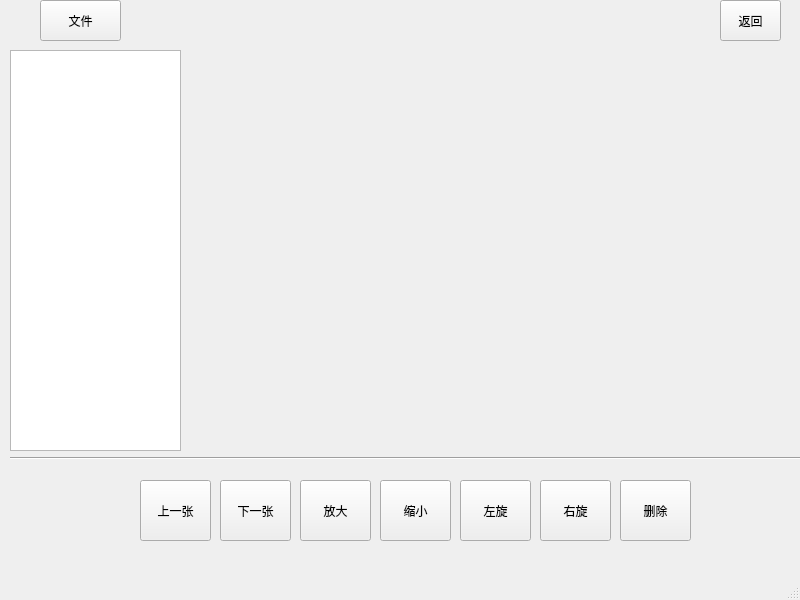
<?xml version="1.0" encoding="UTF-8"?>
<ui version="4.0">
 <class>ImgShowWindow</class>
 <widget class="QMainWindow" name="ImgShowWindow">
  <property name="geometry">
   <rect>
    <x>0</x>
    <y>0</y>
    <width>800</width>
    <height>600</height>
   </rect>
  </property>
  <property name="windowTitle">
   <string>MainWindow</string>
  </property>
  <widget class="QWidget" name="centralwidget">
   <widget class="QPushButton" name="btn_pre">
    <property name="geometry">
     <rect>
      <x>140</x>
      <y>480</y>
      <width>71</width>
      <height>61</height>
     </rect>
    </property>
    <property name="text">
     <string>上一张</string>
    </property>
   </widget>
   <widget class="QPushButton" name="btn_right">
    <property name="geometry">
     <rect>
      <x>540</x>
      <y>480</y>
      <width>71</width>
      <height>61</height>
     </rect>
    </property>
    <property name="text">
     <string>右旋</string>
    </property>
   </widget>
   <widget class="QListWidget" name="list_file">
    <property name="geometry">
     <rect>
      <x>10</x>
      <y>50</y>
      <width>171</width>
      <height>401</height>
     </rect>
    </property>
    <property name="styleSheet">
     <string notr="true"/>
    </property>
   </widget>
   <widget class="QToolButton" name="btn_file">
    <property name="geometry">
     <rect>
      <x>40</x>
      <y>0</y>
      <width>81</width>
      <height>41</height>
     </rect>
    </property>
    <property name="text">
     <string>文件</string>
    </property>
   </widget>
   <widget class="Line" name="line">
    <property name="geometry">
     <rect>
      <x>10</x>
      <y>450</y>
      <width>801</width>
      <height>16</height>
     </rect>
    </property>
    <property name="orientation">
     <enum>Qt::Orientation::Horizontal</enum>
    </property>
   </widget>
   <widget class="QPushButton" name="btn_left">
    <property name="geometry">
     <rect>
      <x>460</x>
      <y>480</y>
      <width>71</width>
      <height>61</height>
     </rect>
    </property>
    <property name="text">
     <string>左旋</string>
    </property>
   </widget>
   <widget class="QPushButton" name="btn_delete">
    <property name="geometry">
     <rect>
      <x>620</x>
      <y>480</y>
      <width>71</width>
      <height>61</height>
     </rect>
    </property>
    <property name="text">
     <string>删除</string>
    </property>
   </widget>
   <widget class="QPushButton" name="btn_enlarge">
    <property name="geometry">
     <rect>
      <x>300</x>
      <y>480</y>
      <width>71</width>
      <height>61</height>
     </rect>
    </property>
    <property name="text">
     <string>放大</string>
    </property>
   </widget>
   <widget class="QLabel" name="show">
    <property name="geometry">
     <rect>
      <x>190</x>
      <y>50</y>
      <width>600</width>
      <height>400</height>
     </rect>
    </property>
    <property name="text">
     <string/>
    </property>
    <property name="alignment">
     <set>Qt::AlignmentFlag::AlignCenter</set>
    </property>
   </widget>
   <widget class="QPushButton" name="btn_next">
    <property name="geometry">
     <rect>
      <x>220</x>
      <y>480</y>
      <width>71</width>
      <height>61</height>
     </rect>
    </property>
    <property name="text">
     <string>下一张</string>
    </property>
   </widget>
   <widget class="QPushButton" name="btn_reduce">
    <property name="geometry">
     <rect>
      <x>380</x>
      <y>480</y>
      <width>71</width>
      <height>61</height>
     </rect>
    </property>
    <property name="text">
     <string>缩小</string>
    </property>
   </widget>
   <widget class="QPushButton" name="btn_return">
    <property name="geometry">
     <rect>
      <x>720</x>
      <y>0</y>
      <width>61</width>
      <height>41</height>
     </rect>
    </property>
    <property name="text">
     <string>返回</string>
    </property>
   </widget>
  </widget>
  <widget class="QMenuBar" name="menubar">
   <property name="geometry">
    <rect>
     <x>0</x>
     <y>0</y>
     <width>800</width>
     <height>25</height>
    </rect>
   </property>
  </widget>
  <widget class="QStatusBar" name="statusbar"/>
 </widget>
 <resources/>
 <connections/>
</ui>
